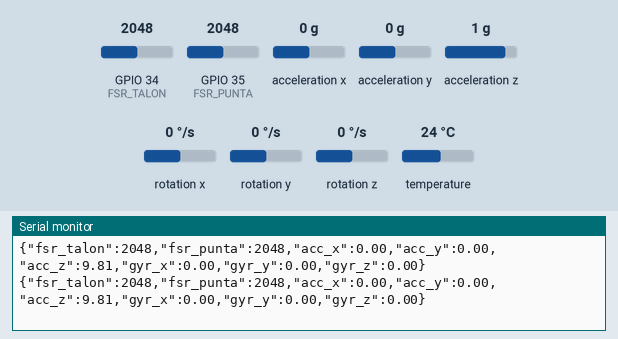
Simulated run of this sketch. Board: ESP32. On the bench: the last lines printed to the serial monitor. The test bench sets the inputs (shaded band); at power-on: GPIO 35 (FSR_PUNTA) = 2048, GPIO 34 (FSR_TALON) = 2048, acceleration x 0 g, acceleration y 0 g, acceleration z 1 g, rotation x 0 °/s, rotation y 0 °/s, rotation z 0 °/s, temperature 24 °C.

Above: at 4.2 s.
4.3 s: GPIO 35 (FSR_PUNTA) set to 1026
At 4.33 s:
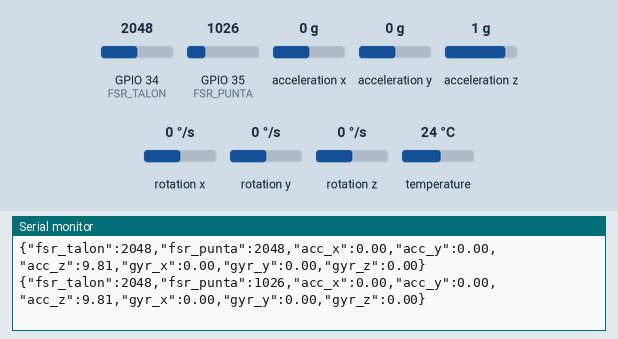
5.8 s: GPIO 35 (FSR_PUNTA) set to 935
At 5.81 s:
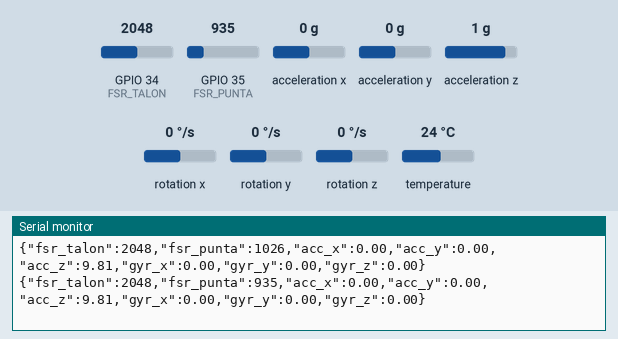
Timing chart, 0 to 8.8 s (numbered marks = the images above; inputs shaded):
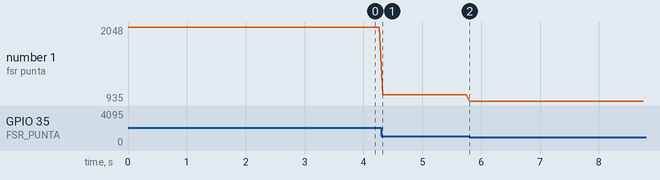

Measured:
- after the input at 4.3 s, the serial monitor: prints a new line at once (image 1)
- after the input at 5.8 s, the serial monitor: prints a new line at once (image 2)
- plotted number 1: 2048 → 1026 after the input at 4.3 s, 1026 → 935 after the input at 5.8 s

The sketch:

sketch_nov11a.ino
```cpp
#include <Wire.h>
#include <Adafruit_MPU6050.h>
#include <Adafruit_Sensor.h>

// 1. Definición de pines según la tabla
#define I2C_SDA 33
#define I2C_SCL 32
#define FSR_TALON 34
#define FSR_PUNTA 35

// Instancia del sensor IMU
Adafruit_MPU6050 mpu;

void setup() {
  Serial.begin(115200);
  while (!Serial) { delay(10); } // Esperar a que inicie el monitor serie

  // 2. Inicializar el bus I2C con los pines redefinidos
  Wire.begin(I2C_SDA, I2C_SCL);

  Serial.println("Inicializando sensores de la prótesis...");

  // Inicializar MPU6050 pasándole el bus Wire modificado
  if (!mpu.begin(0x68, &Wire)) {
    Serial.println("Error: No se encontró el MPU6050. Revisa las conexiones.");
    while (1) { delay(10); } // Detener el código si hay error
  }

  // Configuración del MPU6050 para dinámica de marcha
  mpu.setAccelerometerRange(MPU6050_RANGE_4_G); // Rango intermedio para impactos
  mpu.setGyroRange(MPU6050_RANGE_500_DEG);      // Rango para rotación de pierna
  mpu.setFilterBandwidth(MPU6050_BAND_21_HZ);   // Filtro pasa bajas para reducir ruido de impacto

  // Configurar pines de los FSR como entrada
  pinMode(FSR_TALON, INPUT);
  pinMode(FSR_PUNTA, INPUT);

  Serial.println("Sistema listo. Iniciando telemetría...");
}

void loop() {
  // 3. Leer valores de presión de los FSR (ADC de 12 bits: 0 a 4095)
  int fuerzaTalon = analogRead(FSR_TALON);
  int fuerzaPunta = analogRead(FSR_PUNTA);

  // 4. Leer cinemática del MPU6050
  sensors_event_t a, g, temp;
  mpu.getEvent(&a, &g, &temp);

  // 5. Empaquetar y transmitir en formato JSON
  Serial.print("{");

  // Datos FSR
  Serial.print("\"fsr_talon\":"); Serial.print(fuerzaTalon); Serial.print(",");
  Serial.print("\"fsr_punta\":"); Serial.print(fuerzaPunta); Serial.print(",");

  // Datos Acelerómetro (m/s^2)
  Serial.print("\"acc_x\":"); Serial.print(a.acceleration.x); Serial.print(",");
  Serial.print("\"acc_y\":"); Serial.print(a.acceleration.y); Serial.print(",");
  Serial.print("\"acc_z\":"); Serial.print(a.acceleration.z); Serial.print(",");

  // Datos Giroscopio (rad/s)
  Serial.print("\"gyr_x\":"); Serial.print(g.gyro.x); Serial.print(",");
  Serial.print("\"gyr_y\":"); Serial.print(g.gyro.y); Serial.print(",");
  Serial.print("\"gyr_z\":"); Serial.print(g.gyro.z);

  Serial.println("}");

  // Frecuencia de muestreo: ~20 Hz (50 ms)
  delay(50);
}
```
